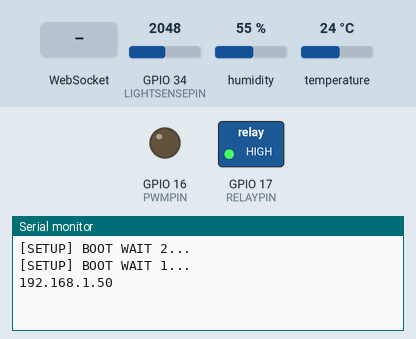
This program was run on a simulated ESP32. Shown: switched loads named in the program (green lamp = pin HIGH), output pins drawn as LEDs (lit = HIGH), the last lines printed to the serial monitor. Inputs (shaded band) come from the test bench; at power-on: GPIO 34 (LIGHTSENSEPIN) = 2048, humidity 55 %, temperature 24 °C. WiFi joins after 1.5 s; servers stay silent unless stated.

Above: at 5.2 s.
5.3 s: WebSocket text "set" received
At 6.3 s:
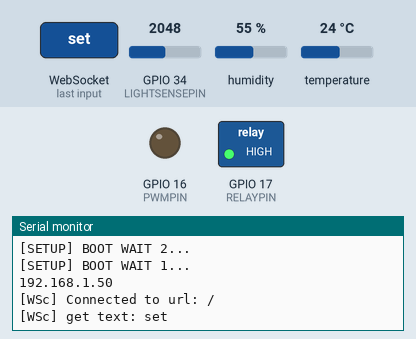
6.8 s: WebSocket text "0" received
At 7.5 s:
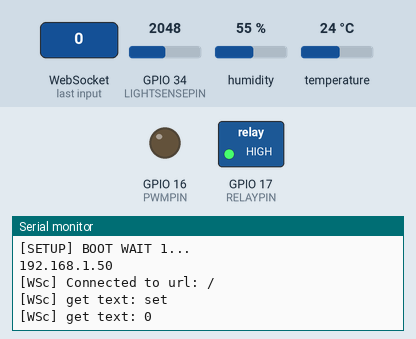

Measured:
- after the input at 5.3 s, the serial monitor: prints a new line at once (image 1)
- after the input at 6.8 s, the serial monitor: prints a new line at once (image 2)

The program:

main.cpp
```cpp
#include <Arduino.h>
#include <WiFi.h>
#include <WebSocketsClient.h>

#include <Adafruit_Sensor.h>
#include <DHT.h>
#include <DHT_U.h>

#define DHTPIN 4
#define PWMPIN 16
#define LIGHTSENSEPIN 34
#define RELAYPIN 17

#define DHTTYPE DHT11 // DHT 11

struct State
{
	float temp;
	float pres;
	int humid;
	int light_lvl; // mapped 0 - 255
	int relay;	   // 0 or 1
	int fan;	   // 0 - 255
};

typedef struct State State_t;

int report_state_string(State_t *state, char *s, size_t cnt);
int handle_command(char *s);

State_t myState;
char s[100];
WebSocketsClient webSocket;
DHT_Unified dht(DHTPIN, DHTTYPE);

void webSocketEvent(WStype_t type, uint8_t *payload, size_t length)
{

	switch (type)
	{
	case WStype_DISCONNECTED:
		Serial.printf("[WSc] Disconnected!\n");
		break;
	case WStype_CONNECTED:
		Serial.printf("[WSc] Connected to url: %s\n", payload);

		// send message to server when Connected
		webSocket.sendTXT("e:data:0:test:0");
		break;
	case WStype_TEXT:
		Serial.printf("[WSc] get text: %s\n", payload);
		handle_command((char *)payload);

		break;
	case WStype_BIN:
		Serial.printf("[WSc] get binary length: %u\n", length);
		// hexdump(payload, length);
		break;

	case WStype_ERROR:
	case WStype_FRAGMENT_TEXT_START:
	case WStype_FRAGMENT_BIN_START:
	case WStype_FRAGMENT:
	case WStype_FRAGMENT_FIN:
		break;
	}
}

void setup()
{
	Serial.begin(9600);
	Serial.setDebugOutput(true);
	Serial.println();

	for (uint8_t t = 2; t > 0; t--)
	{
		Serial.printf("[SETUP] BOOT WAIT %d...\n", t);
		Serial.flush();
		delay(1000);
	}

	pinMode(PWMPIN, OUTPUT);
	pinMode(RELAYPIN, OUTPUT);
	digitalWrite(RELAYPIN, HIGH); // active low!
	dht.begin();

	WiFi.mode(WIFI_STA);
	WiFi.begin("David's Pixel 7a", "aoleu123");

	while (WiFi.status() != WL_CONNECTED)
		delay(1000);

	// server address, port and URL
	webSocket.begin("192.168.196.173", 8080, "/");
	Serial.println(WiFi.localIP());

	// event handler
	webSocket.onEvent(webSocketEvent);

	// try ever 5000 again if connection has failed
	webSocket.setReconnectInterval(5000);
}

void loop()
{
	webSocket.loop();

	if (millis() % 500 == 0)
	{
		sensors_event_t event;
		dht.temperature().getEvent(&event);
		myState.temp = event.temperature;

		dht.humidity().getEvent(&event);
		myState.humid = event.relative_humidity;

		myState.light_lvl = analogRead(LIGHTSENSEPIN);

		report_state_string(&myState, s, sizeof(s));
		webSocket.sendTXT(s);
	}
}

int report_state_string(State_t *state, char *s, size_t cnt)
{
	if (snprintf(s, cnt, "e:data:0:%.2f:%.2f:%d:%d:%d:%d", state->temp, state->pres, state->humid, state->light_lvl, state->relay, state->fan) != EOF)
		return 0;
	return -1;
}

int handle_command(char *s)
{
	char *tok = strtok(s, ":");
	if (tok && strcmp(tok, "w"))
		return -1;

	tok = strtok(NULL, ":");
	if (tok && strcmp(tok, "set"))
		return -1;

	tok = strtok(NULL, ":");
	// optionally check id
	// if(tok && strcmp(tok, "set"))
	// return -1;

	tok = strtok(NULL, ":"); // ce e
	switch (tok[0])
	{
	case 'r':
	{
		tok = strtok(NULL, ":");
		if (tok[0] == '0')
		{
			printf("Relay off \n");
			myState.relay = 0;
			digitalWrite(RELAYPIN, HIGH); // active low!
		}
		if (tok[0] == '1')
		{
			printf("Relay on \n");
			myState.relay = 1;
			digitalWrite(RELAYPIN, LOW); // active low!
		}
		break;
	}

	case 'f':
	{
		tok = strtok(NULL, ":");
		int fan_speed = atoi(tok);
		printf("Fan speed %d\n", fan_speed);
		myState.fan = fan_speed;
		analogWrite(PWMPIN, fan_speed);
		break;
	}

	default:
		printf("Unknown command %s\n", tok);
		return -1;
	}

	return 0;
}
```
